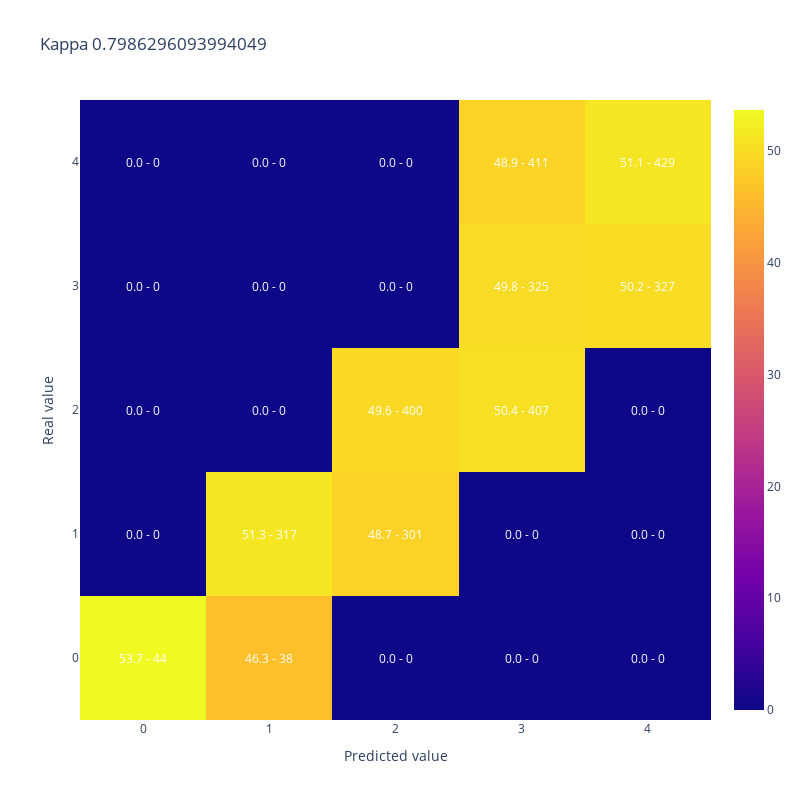

The notebook cell saved with this chart:
### Code cell
#A modo de ejemplo muestro kappa y matriz de confusion para 50% de aciertos donde los errores quedan cerca de la clase correcta
y_simulado_cerca = [y_test.iloc[sample] if random_list[sample]<50/100 else y_cerca[sample] for sample in range(len(y_test))]

display(plot_confusion_matrix(y_test,y_simulado_cerca, 
                              title = "Kappa " + str(cohen_kappa_score(y_test,y_simulado_cerca, weights = 'quadratic'))))

### Figure 1 — Plotly figure (JSON) as saved in the notebook; plotly's stock layout.template omitted (floating-point values rounded to 4 significant figures)
{"data": [{"type": "heatmap", "x": [0, 1, 2, 3, 4], "y": [0, 1, 2, 3, 4], "z": [[53.66, 46.34, 0, 0, 0], [0, 51.29, 48.71, 0, 0], [0, 0, 49.57, 50.43, 0], [0, 0, 0, 49.85, 50.15], [0, 0, 0, 48.93, 51.07]]}], "layout": {"annotations": [{"font": {"color": "white"}, "showarrow": false, "text": "53.7 - 44", "x": 0, "xref": "x", "y": 0, "yref": "y"}, {"font": {"color": "white"}, "showarrow": false, "text": "46.3 - 38", "x": 1, "xref": "x", "y": 0, "yref": "y"}, {"font": {"color": "white"}, "showarrow": false, "text": "0.0 - 0", "x": 2, "xref": "x", "y": 0, "yref": "y"}, {"font": {"color": "white"}, "showarrow": false, "text": "0.0 - 0", "x": 3, "xref": "x", "y": 0, "yref": "y"}, {"font": {"color": "white"}, "showarrow": false, "text": "0.0 - 0", "x": 4, "xref": "x", "y": 0, "yref": "y"}, {"font": {"color": "white"}, "showarrow": false, "text": "0.0 - 0", "x": 0, "xref": "x", "y": 1, "yref": "y"}, {"font": {"color": "white"}, "showarrow": false, "text": "51.3 - 317", "x": 1, "xref": "x", "y": 1, "yref": "y"}, {"font": {"color": "white"}, "showarrow": false, "text": "48.7 - 301", "x": 2, "xref": "x", "y": 1, "yref": "y"}, {"font": {"color": "white"}, "showarrow": false, "text": "0.0 - 0", "x": 3, "xref": "x", "y": 1, "yref": "y"}, {"font": {"color": "white"}, "showarrow": false, "text": "0.0 - 0", "x": 4, "xref": "x", "y": 1, "yref": "y"}, {"font": {"color": "white"}, "showarrow": false, "text": "0.0 - 0", "x": 0, "xref": "x", "y": 2, "yref": "y"}, {"font": {"color": "white"}, "showarrow": false, "text": "0.0 - 0", "x": 1, "xref": "x", "y": 2, "yref": "y"}, {"font": {"color": "white"}, "showarrow": false, "text": "49.6 - 400", "x": 2, "xref": "x", "y": 2, "yref": "y"}, {"font": {"color": "white"}, "showarrow": false, "text": "50.4 - 407", "x": 3, "xref": "x", "y": 2, "yref": "y"}, {"font": {"color": "white"}, "showarrow": false, "text": "0.0 - 0", "x": 4, "xref": "x", "y": 2, "yref": "y"}, {"font": {"color": "white"}, "showarrow": false, "text": "0.0 - 0", "x": 0, "xref": "x", "y": 3, "yref": "y"}, {"font": {"color": "white"}, "showarrow": false, "text": "0.0 - 0", "x": 1, "xref": "x", "y": 3, "yref": "y"}, {"font": {"color": "white"}, "showarrow": false, "text": "0.0 - 0", "x": 2, "xref": "x", "y": 3, "yref": "y"}, {"font": {"color": "white"}, "showarrow": false, "text": "49.8 - 325", "x": 3, "xref": "x", "y": 3, "yref": "y"}, {"font": {"color": "white"}, "showarrow": false, "text": "50.2 - 327", "x": 4, "xref": "x", "y": 3, "yref": "y"}, {"font": {"color": "white"}, "showarrow": false, "text": "0.0 - 0", "x": 0, "xref": "x", "y": 4, "yref": "y"}, {"font": {"color": "white"}, "showarrow": false, "text": "0.0 - 0", "x": 1, "xref": "x", "y": 4, "yref": "y"}, {"font": {"color": "white"}, "showarrow": false, "text": "0.0 - 0", "x": 2, "xref": "x", "y": 4, "yref": "y"}, {"font": {"color": "white"}, "showarrow": false, "text": "48.9 - 411", "x": 3, "xref": "x", "y": 4, "yref": "y"}, {"font": {"color": "white"}, "showarrow": false, "text": "51.1 - 429", "x": 4, "xref": "x", "y": 4, "yref": "y"}], "height": 800, "title": {"text": "Kappa 0.7986296093994049"}, "width": 800, "xaxis": {"title": {"text": "Predicted value"}}, "yaxis": {"title": {"text": "Real value"}}}}
